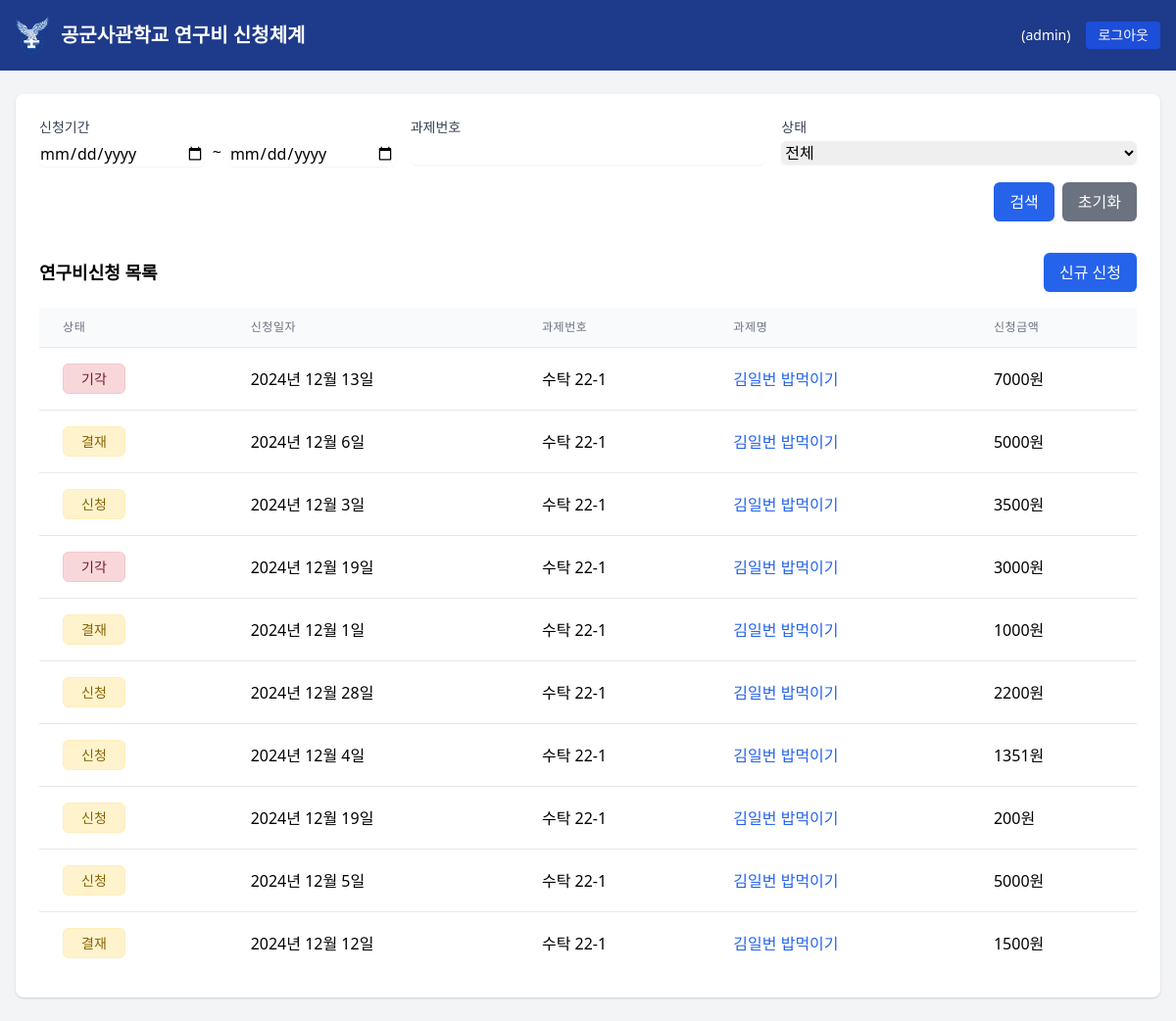
The page /applications/ (signed in) on the database its author committed.
### research/models.py (models this page shows, shortened)
class User(AbstractUser):
    last_name = None
    RANK_CHOICES = [
       ('교수', '교수'),
       ('부교수', '부교수'),
       ('조교수', '조교수'),
       ('강사', '강사'),
       ('이등병', '이등병'),
       ('일병', '일병'),
       ('상병', '상병'),
       ('병장', '병장'),
       ('하사', '하사'),
       ('중사', '중사'),
       ('상사', '상사'),
       ('원사', '원사'),
       ('준위', '준위'),
       ('소위', '소위'),
       ('중위', '중위'),
       ('대위', '대위'),
       ('소령', '소령'),
       ('중령', '중령'),
       ('대령', '대령'),
       ('대령(진)', '대령(진)'),
       ('대령(임)', '대령(임)'),
       ('중령(진)', '중령(진)'),
       ('중령(임)', '중령(임)'),
       ('소령(진)', '소령(진)'),
       ('소령(임)', '소령(임)'),
       ('대위(진)', '대위(진)'),
       ('대위(임)', '대위(임)'),
       ('중위(진)', '중위(진)'),
       ('중위(임)', '중위(임)'),
       ('소위(진)', '소위(진)'),
       ('소위(임)', '소위(임)'),
       ('원사(진)', '원사(진)'),
       ('원사(임)', '원사(임)'),
       ('상사(진)', '상사(진)'),
       ('상사(임)', '상사(임)'),
       ('중사(진)', '중사(진)'),
       ('중사(임)', '중사(임)'),
       ('하사(진)', '하사(진)'),
       ('하사(임)', '하사(임)'),
    ]
    STATUS_CHOICES = [
        ('군무원', '군무원'),
        ('생도', '생도'),
        ('민간인', '민간인'),
        ('현역', '현역'),
        ('연구원', '연구원'),
        ('예비역', '예비역'),
        ('조교수', '조교수'),
        ('학생연구원', '학생연구원'),
    ]
    POSITION_CHOICES = [
        ('교수', '교수'),
        ('부교수', '부교수'),
        ('조교수(전임)', '조교수(전임)'),
        ('조교수(일반)', '조교수(일반)'),
        ('군교관', '군교관'),
        ('강사', '강사'),
        ('외래강사', '외래강사'),
    ]
    APPROVAL_CHOICES = [
        ('산학협력팀장', '산학협력팀장'),
        ('과제운영팀장', '과제운영팀장'),
    ]
    military_id = models.CharField(max_length=10, unique=True, verbose_name='군번')
    rank = models.CharField(max_length=20, choices=RANK_CHOICES, null=True, blank=True, verbose_name='계급')
    department = models.ForeignKey('Department', on_delete=models.SET_NULL, null=True, verbose_name='소속')
    internal_external = models.CharField(
        max_length=10,
        choices=[('internal', '내부'), ('external', '외부')],
        verbose_name='내/외부구분'
    )
    status = models.CharField(
        max_length=20,
        choices=STATUS_CHOICES,
        verbose_name='신분구분'
    )
    position = models.CharField(
        max_length=20,
        choices=POSITION_CHOICES,
        null=True,
        blank=True,
        verbose_name='직위'
    )
    approval_authority = models.CharField(
        max_length=20,
        choices=APPROVAL_CHOICES,
        null=True,
        blank=True,
        verbose_name='결재권한'
    )
    class Meta:
        verbose_name = '사용자'
        verbose_name_plural = '사용자 목록'
    def get_full_name(self):
        return self.first_name.strip()

class ResearchApplication(models.Model):
    STATUS_CHOICES = [
        ('신청', '신청'),
        ('결재', '결재'),
        ('기각', '기각'),
    ]
    application_number = models.CharField(max_length=20, verbose_name='신청번호')
    research_budget = models.ForeignKey(ResearchBudget, on_delete=models.CASCADE, verbose_name='연구과제')
    applicant = models.ForeignKey(
        settings.AUTH_USER_MODEL,
        on_delete=models.CASCADE,
        related_name='applications',
        verbose_name='신청자'
    )
    application_date = models.DateField(verbose_name='신청일자')
    execution_date = models.DateField(verbose_name='집행일자', null=True, blank=True)
    amount = models.DecimalField(max_digits=15, decimal_places=2, verbose_name='신청금액')
    description = models.TextField(verbose_name='신청내용')
    status = models.CharField(max_length=10, choices=STATUS_CHOICES, default='신청', verbose_name='상태')
    rejection_reason = models.TextField(blank=True, null=True, verbose_name='기각사유')
    budget_subcategory = models.CharField(max_length=100, verbose_name='연구비항목')
    class Meta:
        verbose_name = '연구비신청'
        verbose_name_plural = '연구비신청 목록'

class ResearchBudget(models.Model):
    TYPE_CHOICES = [
        ('인건비', '인건비'),
        ('연구수당', '연구수당'),
        ('연구시설/장비비', '연구시설/장비비'),
        ('연구활동비', '연구활동비'),
        ('연구재료비', '연구재료비'),
        ('간접비', '간접비'),
        ('통장이자', '통장이자'),
        ('위탁연구개발비', '위탁연구개발비'),
        ('보안수당', '보안수당'),
        ('연구윤리활동비', '연구윤리활동비'),
        ('연구실안전관리비', '연구실안전관리비'),
    ]
    research = models.ForeignKey(
        'Research',
        on_delete=models.CASCADE,
        related_name='budgets',
        verbose_name='연구과제'
    )
    budget_type = models.CharField(
        max_length=50,
        choices=TYPE_CHOICES,
        verbose_name='예산항목'
    )
    total_amount = models.DecimalField(
        max_digits=15,
        decimal_places=2,
        verbose_name='예산액'
    )
    remaining_amount = models.DecimalField(
        max_digits=15,
        decimal_places=2,
        verbose_name='잔액'
    )
    created_at = models.DateTimeField(
        auto_now_add=True,
        verbose_name='생성일시'
    )
    updated_at = models.DateTimeField(
        auto_now=True,
        verbose_name='수정일시'
    )
    class Meta:
        verbose_name = '연구예산'
        verbose_name_plural = '연구예산 목록'
        unique_together = ['research', 'budget_type']

class Research(models.Model):
    project_number = models.CharField(max_length=20, unique=True, verbose_name='과제번호')
    project_name = models.CharField(max_length=200, verbose_name='과제명')
    researcher = models.ForeignKey(
        settings.AUTH_USER_MODEL,
        on_delete=models.CASCADE,
        related_name='research_projects',
        verbose_name='연구책임자'
    )
    researchers = models.ManyToManyField(
        settings.AUTH_USER_MODEL,
        related_name='participating_projects',
        verbose_name='연구원',
        blank=True
    )
    ordering_organization = models.CharField(max_length=100, verbose_name='발주기관')
    contract_from = models.DateField(verbose_name='계약시작일')
    contract_to = models.DateField(verbose_name='계약종료일')
    total_budget = models.DecimalField(
        max_digits=15,
        decimal_places=2,
        verbose_name='연구비 총액'
    )
    created_at = models.DateTimeField(auto_now_add=True, verbose_name='생성일시')
    updated_at = models.DateTimeField(auto_now=True, verbose_name='수정일시')
    class Meta:
        verbose_name = '연구과제'
        verbose_name_plural = '연구과제 목록'
        ordering = ['-created_at']

### research/views.py (the view)
# urls.py: path('applications/', views.application_list, name='application_list'),
@login_required
def application_list(request):
    applications = ResearchApplication.objects.select_related(
        'research_budget',
        'research_budget__research',  # Research 모델 데이터
        'research_budget__research__researcher',  # 연구책임자 정보
        'research_budget__research__researcher__department',  # 소속 정보
        'applicant'
    ).all()
    start_date = request.GET.get('start_date')
    end_date = request.GET.get('end_date')
    project_number = request.GET.get('project_number')
    status = request.GET.get('status')
    if start_date and end_date:
        applications = applications.filter(
            application_date__range=[start_date, end_date]
        )
    if project_number:
        applications = applications.filter(
            research_budget__research__project_number__icontains=project_number
        )
    if status:
        applications = applications.filter(status=status)
    if not request.user.is_staff:
        applications = applications.filter(applicant=request.user)
    context = {
        'applications': applications,
        'status_choices': ResearchApplication.STATUS_CHOICES,
    }
    return render(request, 'research/application_list.html', context)

### templates/research/application_list.html (shortened to what this page needs)
{% extends 'research/base.html' %}
{% block content %}
<div class="bg-white shadow rounded-lg p-6">
    <div class="mb-6">
        <form method="get" class="space-y-4">
            <div class="grid grid-cols-1 md:grid-cols-3 gap-4">
                <div>
                    <label class="block text-sm font-medium text-gray-700">신청기간</label>
                    <div class="flex space-x-2">
                        <input type="date" name="start_date"
                               value="{{ request.GET.start_date }}"
                               class="mt-1 block w-full rounded-md border-gray-300 shadow-sm">
                        <span class="self-center">~</span>
                        <input type="date" name="end_date"
                               value="{{ request.GET.end_date }}"
                               class="mt-1 block w-full rounded-md border-gray-300 shadow-sm">
                    </div>
                </div>
                <div>
                    <label class="block text-sm font-medium text-gray-700">과제번호</label>
                    <input type="text" name="project_number"
                           value="{{ request.GET.project_number }}"
                           class="mt-1 block w-full rounded-md border-gray-300 shadow-sm">
                </div>
                <div>
                    <label class="block text-sm font-medium text-gray-700">상태</label>
                    <select name="status" class="mt-1 block w-full rounded-md border-gray-300 shadow-sm">
                        <option value="">전체</option>
                    </select>
                </div>
            </div>
            <div class="flex justify-end space-x-2">
                <button type="submit" class="bg-blue-600 text-white px-4 py-2 rounded-md hover:bg-blue-700">
                    검색
                </button>
                <a href="{% url 'research:application_list' %}"
                   class="bg-gray-500 text-white px-4 py-2 rounded-md hover:bg-gray-600">
                    초기화
                </a>
            </div>
        </form>
    </div>
    <div class="mt-8">
        <div class="flex justify-between items-center mb-4">
            <h2 class="text-lg font-semibold">연구비신청 목록</h2>
            <a href="{% url 'research:application_create' %}"
               class="bg-blue-600 text-white px-4 py-2 rounded-md hover:bg-blue-700">
                신규 신청
            </a>
        </div>
        <div class="overflow-x-auto">
            <table class="min-w-full divide-y divide-gray-200">
                <thead class="bg-gray-50">
                    <tr>
                        <th class="px-6 py-3 text-left text-xs font-medium text-gray-500 uppercase tracking-wider">
                            상태
                        </th>
                        <th class="px-6 py-3 text-left text-xs font-medium text-gray-500 uppercase tracking-wider">
                            신청일자
                        </th>
                        <th class="px-6 py-3 text-left text-xs font-medium text-gray-500 uppercase tracking-wider">
                            과제번호
                        </th>
                        <th class="px-6 py-3 text-left text-xs font-medium text-gray-500 uppercase tracking-wider">
                            과제명
                        </th>
                        <th class="px-6 py-3 text-left text-xs font-medium text-gray-500 uppercase tracking-wider">
                            신청금액
                        </th>
                    </tr>
                </thead>
                <tbody class="bg-white divide-y divide-gray-200">
                    {% for application in applications %}
                    <tr class="hover:bg-gray-50">
                        <td class="px-6 py-4 whitespace-nowrap">
                            <span class="status-badge {% if application.status == '승인' %}status-badge-approved
                                  {% elif application.status == '반려' or application.status == '기각' %}status-badge-rejected
                                  {% else %}status-badge-pending{% endif %}">
                                {{ application.get_status_display }}
                            </span>
                        </td>
                        <td class="px-6 py-4 whitespace-nowrap">{{ application.application_date }}</td>
                        <td class="px-6 py-4 whitespace-nowrap">{{ application.research_budget.research.project_number }}</td>
                        <td class="px-6 py-4">
                            <a href="{% url 'research:application_detail' application.pk %}"
                               class="text-blue-600 hover:text-blue-900">
                                {{ application.research_budget.research.project_name }}
                            </a>
                        </td>
                        <td class="px-6 py-4 whitespace-nowrap">{{ application.amount|floatformat:0 }}원</td>
                    </tr>
                    {% empty %}
                    <tr>
                        <td colspan="5" class="px-6 py-4 text-center text-gray-500">
                            검색 결과가 없습니다.
                        </td>
                    </tr>
                    {% endfor %}
                </tbody>
            </table>
        </div>
    </div>
</div>
{% endblock %}

### templates/research/base.html (shortened to what this page needs)
{% load static %}
<!DOCTYPE html>
<html lang="ko">
<head>
   <link href="https://cdnjs.cloudflare.com/ajax/libs/tailwindcss/2.2.19/tailwind.min.css" rel="stylesheet">
</head>
<body class="bg-gray-100">
   <header class="bg-blue-900 text-white">
       <div class="max-w-7xl mx-auto px-4">
           <div class="flex items-center justify-between py-4">
               <div class="flex items-center">
                   <a href="{% url 'research:dashboard' %}" class="flex items-center hover:opacity-90">
                       <div class="logo-container">
                        <img src="{% static 'img/afalogo.png' %}" alt="공군사관학교 로고" class="h-10">
                       </div>
                       <h1 class="text-xl font-bold ml-3">
                           공군사관학교 연구비 신청체계
                       </h1>
                   </a>
               </div>
               {% if user.is_authenticated %}
               <div class="flex items-center space-x-6">
                   <div class="flex items-center space-x-4">
                       <span class="text-sm">
                           ({{ user.username }})
                       </span>
                       <form method="post" action="{% url 'research:logout' %}" class="inline">
                           <button type="submit"
                                   class="bg-blue-700 hover:bg-blue-600
                                       px-3 py-1 rounded transition-colors text-sm">
                               로그아웃
                           </button>
                       </form>
                   </div>
               </div>
               {% endif %}
           </div>
       </div>
   </header>
   <main class="max-w-7xl mx-auto px-4 py-6">
       {% block content %}
       {% endblock %}
   </main>
</body>
</html>

### templates/research/base.html (style rules this page uses)
.status-badge { display: inline-block; padding: 0.25rem 1rem; border-radius: 0.375rem; font-size: 0.875rem; font-weight: 500; text-align: center; min-width: 4rem; }
.status-badge-pending { background-color: #FFF3CD; color: #856404; border: 1px solid #FFEEBA; }
.status-badge-rejected { background-color: #F8D7DA; color: #721C24; border: 1px solid #F5C6CB; }

### rows shown on the page
User: username "admin"
ResearchApplication: status "기각", application_date "2024년 12월 13일", research_budget.research.project_number "수탁 22-1", research_budget.research.project_name "김일번 밥먹이기", amount "7000"
ResearchApplication: status "결재", application_date "2024년 12월 6일", research_budget.research.project_number "수탁 22-1", research_budget.research.project_name "김일번 밥먹이기", amount "5000"
ResearchApplication: status "신청", application_date "2024년 12월 3일", research_budget.research.project_number "수탁 22-1", research_budget.research.project_name "김일번 밥먹이기", amount "3500"
ResearchApplication: status "기각", application_date "2024년 12월 19일", research_budget.research.project_number "수탁 22-1", research_budget.research.project_name "김일번 밥먹이기", amount "3000"
ResearchApplication: status "결재", application_date "2024년 12월 1일", research_budget.research.project_number "수탁 22-1", research_budget.research.project_name "김일번 밥먹이기", amount "1000"
ResearchApplication: status "신청", application_date "2024년 12월 28일", research_budget.research.project_number "수탁 22-1", research_budget.research.project_name "김일번 밥먹이기", amount "2200"
ResearchApplication: status "신청", application_date "2024년 12월 4일", research_budget.research.project_number "수탁 22-1", research_budget.research.project_name "김일번 밥먹이기", amount "1351"
ResearchApplication: status "신청", application_date "2024년 12월 19일", research_budget.research.project_number "수탁 22-1", research_budget.research.project_name "김일번 밥먹이기", amount "200"
ResearchApplication: status "신청", application_date "2024년 12월 5일", research_budget.research.project_number "수탁 22-1", research_budget.research.project_name "김일번 밥먹이기", amount "5000"
ResearchApplication: status "결재", application_date "2024년 12월 12일", research_budget.research.project_number "수탁 22-1", research_budget.research.project_name "김일번 밥먹이기", amount "1500"
